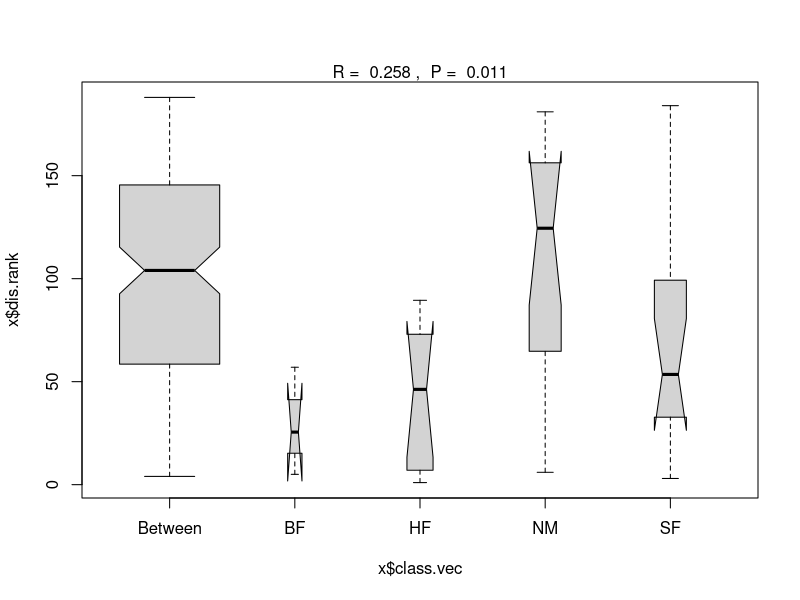

Write R code to recreate this figure.
library(vegan)


### Name: anosim
### Title: Analysis of Similarities
### Aliases: anosim summary.anosim plot.anosim
### Keywords: multivariate nonparametric htest

### ** Examples

data(dune)
data(dune.env)
dune.dist <- vegdist(dune)
dune.ano <- with(dune.env, anosim(dune.dist, Management))
summary(dune.ano)
plot(dune.ano)
